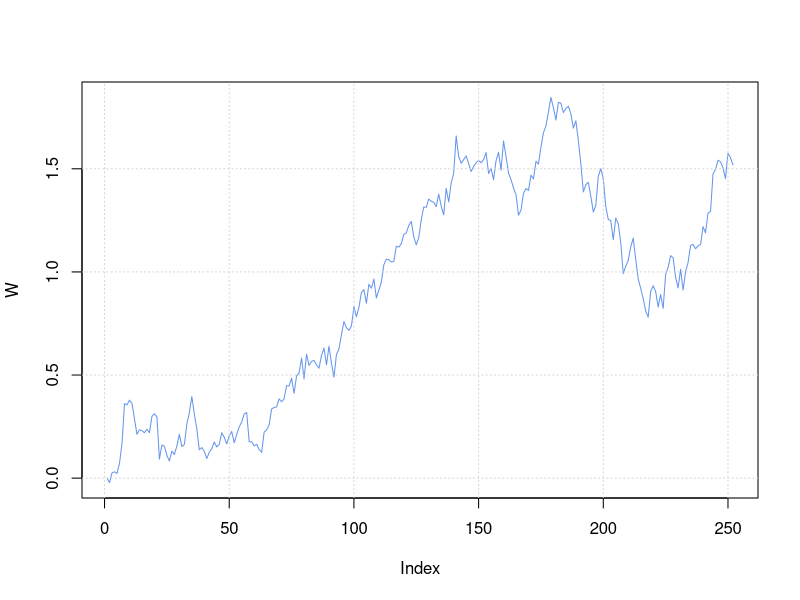
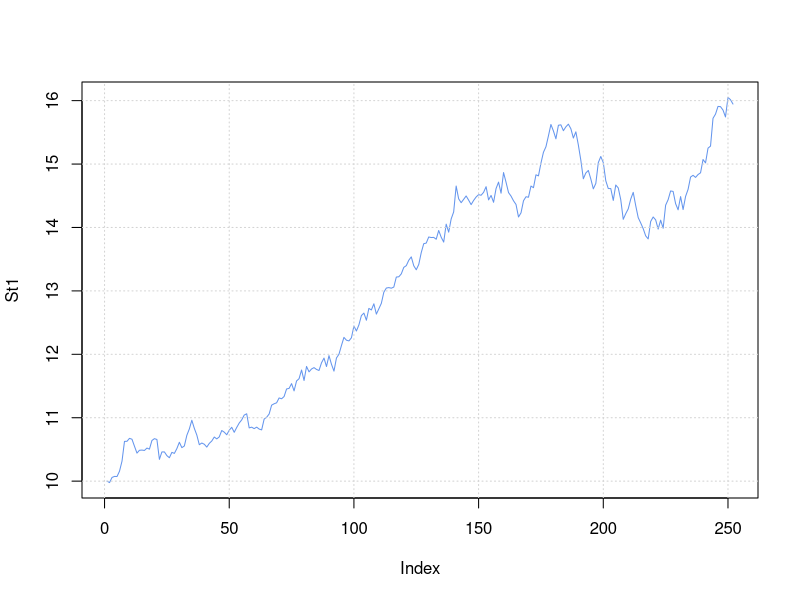
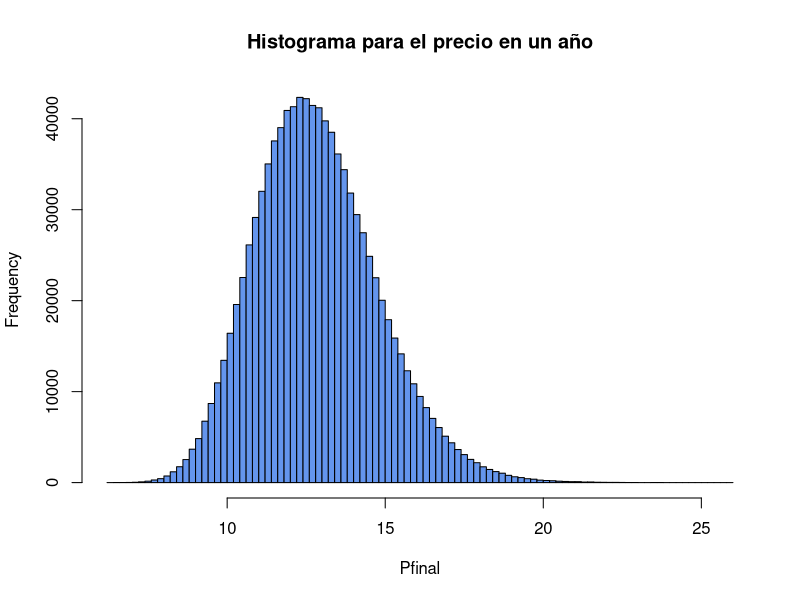

These figures' R source, in order:
## ---- chunk 1
S0 <- 10
mu <- 0.25
sigma <- 0.15
T <- 1 #El tiempo se escribe en años, utilizamos 1 porque vamos a predecir dentro de un año
dt <- T/252 #El dt es diario, por lo que se divide entre los numeros que cotiza la bolsa en el año
t <- seq(0, T, length.out=252)
## ---- chunk 2
W <- c(0, cumsum(sqrt(dt)*rnorm(251)))
plot(W, type="l", col="cornflowerblue")
grid()

St1 <- S0*exp((mu-0.5*sigma^2)*t+sigma*W)
plot(St1, type="l", col="cornflowerblue")
grid()
## ---- chunk 3
sim <- 1000000
Pfinal <- numeric(sim) # guardaremos el precio final de cada simulación

for (i in 1:sim) {
  W <- c(0, cumsum(sqrt(dt)*rnorm(251)))
  St1 <- S0*exp((mu-0.5*sigma^2)*t+sigma*W)
  Pfinal[i] <- St1[252]
}
## ---- chunk 4
hist(Pfinal, n=100, col="cornflowerblue", main="Histograma para el precio en un año")
